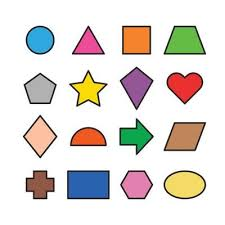
#> input picture images/shapes.jpg, 225 x 225 px
$ python corner_points.py
#> lines starting #> are read from the running program, lines starting #| are printed output that depends on the picture; after the words box and inside, x2 and y2 are one past the last pixel; in counts of white or black regions, pixels touching at a corner belong together
import cv2
import numpy as np

def stackImages(scale, imgArray):
    """
    this function helps to display multiple images side by side
    scale - how much to resize the images (0.7 means 70% of original size)
    imgArray - list of images to display
    """
    rows = len(imgArray)
    cols = len(imgArray[0])
    rowsAvailable = isinstance(imgArray[0], list)
    width = imgArray[0][0].shape[1]
    height = imgArray[0][0].shape[0]

    if rowsAvailable:
        for x in range(0, rows):
            for y in range(0, cols):
                # resize images to match the first image's size
                if imgArray[x][y].shape[:2] == imgArray[0][0].shape[:2]:
                    imgArray[x][y] = cv2.resize(imgArray[x][y], (0, 0), None, scale, scale)
                else:
                    imgArray[x][y] = cv2.resize(imgArray[x][y], (imgArray[0][0].shape[1], imgArray[0][0].shape[0]), None, scale, scale)
                # convert grayscale to color (BGR) so we can stack them together
                if len(imgArray[x][y].shape) == 2:
                    imgArray[x][y] = cv2.cvtColor(imgArray[x][y], cv2.COLOR_GRAY2BGR)

        imageBlank = np.zeros((height, width, 3), np.uint8)
        hor = [imageBlank]*rows
        hor_con = [imageBlank]*rows
        for x in range(0, rows):
            hor[x] = np.hstack(imgArray[x])  # stack images horizontally
        ver = np.vstack(hor)  # stack the rows vertically
    else:
        for x in range(0, rows):
            if imgArray[x].shape[:2] == imgArray[0].shape[:2]:
                imgArray[x] = cv2.resize(imgArray[x], (0, 0), None, scale, scale)
            else:
                imgArray[x] = cv2.resize(imgArray[x], (imgArray[0].shape[1], imgArray[0].shape[0]), None, scale, scale)
            if len(imgArray[x].shape) == 2:
                imgArray[x] = cv2.cvtColor(imgArray[x], cv2.COLOR_GRAY2BGR)
        hor = np.hstack(imgArray)  # stack images horizontally
        ver = hor
    return ver

def getContours(img):
    contours, hierarchy = cv2.findContours(img, cv2.RETR_EXTERNAL, cv2.CHAIN_APPROX_NONE)
    print(f"Found {len(contours)} contours")

    for cnt in contours:
        area = cv2.contourArea(cnt)
        # draw all contours in blue first
        cv2.drawContours(img_contour, cnt, -1, (255, 0, 0), 2)

        if area > 50:
            # draw significant contours in green
            cv2.drawContours(img_contour, cnt, -1, (0, 255, 0), 2)
            peri = cv2.arcLength(cnt, True)
            approx = cv2.approxPolyDP(cnt, 0.02*peri, True)
            print(f"Contour - Area: {area:.2f}, Perimeter: {peri:.2f}, Corners: {len(approx)}")
            objCor = len(approx)
            x, y, w, h = cv2.boundingRect(approx)
            cv2.rectangle(img_contour, (x, y), (x+w, y+h), (0, 0, 255), 2)


            if objCor == 3:
                myobj = "Triangle"
            elif objCor == 4:
                myobj = "Rectangle"
            elif objCor == 5:
                myobj = "Pentagon"
            elif objCor > 5:
                myobj = "Circle"
            else:
                myobj = "None"

            cv2.putText(img_contour, myobj, (x+(w//2), y+(h//2)), cv2.FONT_HERSHEY_COMPLEX, 0.5, (0, 0, 0), 2)


# read the image from file
# imread converts the image into a numpy array that we can work with
img = cv2.imread("images/shapes.jpg")
#> img is the input picture: shape (225, 225, 3); mean B, G, R 215.4, 220.4, 226
img_contour = img.copy()

# convert the image from RGB to grayscale
gray = cv2.cvtColor(img, cv2.COLOR_BGR2GRAY)
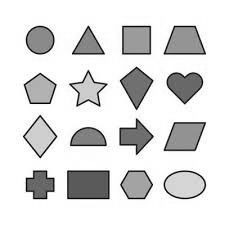
#> gray: shape (225, 225); min 0, max 255, mean 221.5

# blur the image to reduce noise
blurred_img = cv2.GaussianBlur(gray, (5, 5), 1)
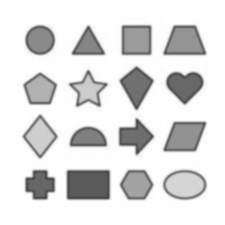
#> blurred_img: shape (225, 225); min 65, max 255, mean 221.5


edges = cv2.Canny(blurred_img, 50, 150)
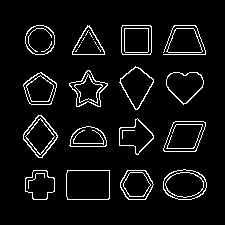
#> edges: shape (225, 225); 6% white in thin lines or dots, all inside (x1, y1, x2, y2) = (23, 25, 207, 200)
getContours(edges)
#> in getContours, `contours, hierarchy = cv2.findContours(img, cv2.RETR_EXTERNAL, cv2.CHA..`: contours = 17 contours, 1 with area under 20; largest, box (x1, y1, x2, y2) and area: (66, 170, 110, 200) 1242, (163, 169, 207, 200) 1030, (163, 121, 206, 152) 986, (121, 25, 152, 55) 865, (23, 115, 58, 158) 850
#| Found 17 contours
#> the loop in getContours, `for cnt in contours:` made 17 passes
#> (area, peri, approx, objCor, x, y, w, h) on passes 2, 6, 12, 13, 15, 16: (1241.5, 142.2, [[67, 170], [67, 199], [109, 198], [109, 170]], 4, 67, 170, 43, 30), (986.5, 130.5, [[173, 122], [163, 150], [195, 151], [205, 122]], 4, 163, 122, 43, 30), (814, 120, [[135, 66], [119, 82], [137, 109], [153, 79]], 4, 119, 66, 35, 44), (656.5, 107.7, [[166, 51], [202, 50], [193, 28], [176, 28]], 4, 166, 28, 37, 24), (865, 115.7, [[122, 25], [122, 54], [150, 54], [151, 26]], 4, 122, 25, 30, 30), (534, 105.3, [[87, 25], [72, 54], [104, 54]], 3, 72, 25, 33, 30)
#> (area, peri, objCor, x, y, w, h, myobj) on passes 1, 3, 4, 5, 7, 8: (759.5, 105.8, 6, 120, 170, 34, 30, 'Circle'), (640.5, 108.4, 12, 25, 170, 30, 30, 'Circle'), (1030, 123.7, 8, 163, 170, 44, 30, 'Circle'), (588.5, 100.5, 6, 69, 126, 38, 21, 'Circle'), (681, 117.7, 7, 119, 118, 35, 37, 'Circle'), (849.5, 116.3, 6, 23, 115, 35, 43, 'Circle')
#| Contour - Area: 759.50, Perimeter: 105.84, Corners: 6
#| Contour - Area: 1241.50, Perimeter: 142.24, Corners: 4
#| Contour - Area: 640.50, Perimeter: 108.38, Corners: 12
#| Contour - Area: 1030.00, Perimeter: 123.74, Corners: 8
#| Contour - Area: 588.50, Perimeter: 100.53, Corners: 6
#| Contour - Area: 986.50, Perimeter: 130.53, Corners: 4
#| Contour - Area: 681.00, Perimeter: 117.74, Corners: 7
#| Contour - Area: 849.50, Perimeter: 116.27, Corners: 6
#> (further printed lines are left out)
#> after the loop in getContours, `for cnt in contours:`:
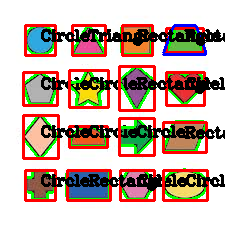
#> img_contour: shape (225, 225, 3); mean B, G, R 164.5, 176.4, 197.9
corners = cv2.goodFeaturesToTrack(edges, 100, 0.01, 10)
#> corners = 93 rows, first 8: [78, 104], [102, 52], [98, 104], [74, 52], [75, 141], [136, 107], [103, 144], [167, 148]

# draw circles at each corner point we found
for corner in corners:
    x, y = corner.ravel()  # flatten the array from [[x,y]] to [x,y]
    cv2.circle(img, (int(x), int(y)), 5, (0, 0, 255), -1)
#> this loop made 93 passes
#> (x, y) on passes 1 to 12: (78, 104), (102, 52), (98, 104), (74, 52), (75, 141), (136, 107), (103, 144), (167, 148), (40, 152), (101, 86), (137, 152), (49, 194)
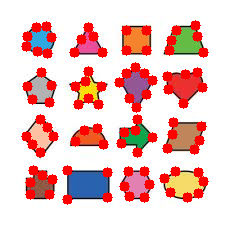
#> img: shape (225, 225, 3); mean B, G, R 193, 195.9, 237.7

# make scale 1.2 to show images at 120% of their original size
img_stack = stackImages(1.5, ([img, gray, blurred_img, edges, img_contour]))
#> in stackImages, `rows = len(imgArray)`: rows = 5
#> in stackImages, `cols = len(imgArray[0])`: cols = 225
#> in stackImages, `rowsAvailable = isinstance(imgArray[0], list)`: rowsAvailable = False
#> after the loop in stackImages, `for x in range(0, rows):`: imgArray = 5 items
#> in stackImages, `hor = np.hstack(imgArray)`:
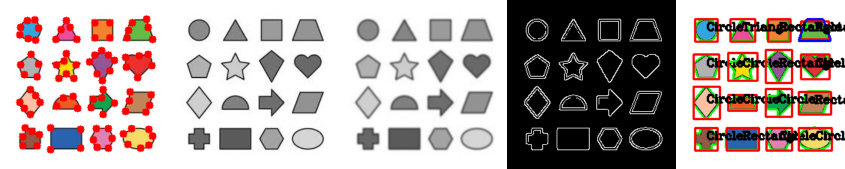
#> hor: shape (338, 1690, 3) (shown at 1/2 size); mean of channels 0, 1, 2 163.2, 166.1, 178.8; drawn as B, G, R

cv2.imshow("Image", img_stack)

cv2.waitKey(0)
